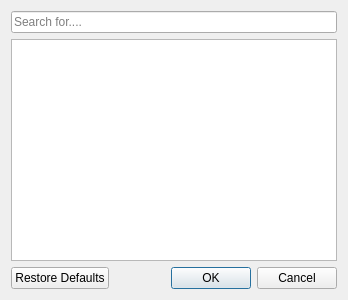
<?xml version="1.0" encoding="UTF-8"?>
<ui version="4.0">
 <class>AppDialog</class>
 <widget class="QDialog" name="AppDialog">
  <property name="geometry">
   <rect>
    <x>0</x>
    <y>0</y>
    <width>348</width>
    <height>300</height>
   </rect>
  </property>
  <property name="windowTitle">
   <string>Select Application</string>
  </property>
  <layout class="QVBoxLayout" name="verticalLayout">
   <item>
    <widget class="QLineEdit" name="lineSearch">
     <property name="placeholderText">
      <string>Search for....</string>
     </property>
    </widget>
   </item>
   <item>
    <widget class="QListWidget" name="listApps"/>
   </item>
   <item>
    <widget class="QDialogButtonBox" name="buttonBox">
     <property name="orientation">
      <enum>Qt::Horizontal</enum>
     </property>
     <property name="standardButtons">
      <set>QDialogButtonBox::Cancel|QDialogButtonBox::Ok|QDialogButtonBox::RestoreDefaults</set>
     </property>
    </widget>
   </item>
  </layout>
 </widget>
 <resources/>
 <connections>
  <connection>
   <sender>buttonBox</sender>
   <signal>accepted()</signal>
   <receiver>AppDialog</receiver>
   <slot>accept()</slot>
   <hints>
    <hint type="sourcelabel">
     <x>248</x>
     <y>254</y>
    </hint>
    <hint type="destinationlabel">
     <x>157</x>
     <y>274</y>
    </hint>
   </hints>
  </connection>
  <connection>
   <sender>buttonBox</sender>
   <signal>rejected()</signal>
   <receiver>AppDialog</receiver>
   <slot>reject()</slot>
   <hints>
    <hint type="sourcelabel">
     <x>316</x>
     <y>260</y>
    </hint>
    <hint type="destinationlabel">
     <x>286</x>
     <y>274</y>
    </hint>
   </hints>
  </connection>
 </connections>
</ui>
